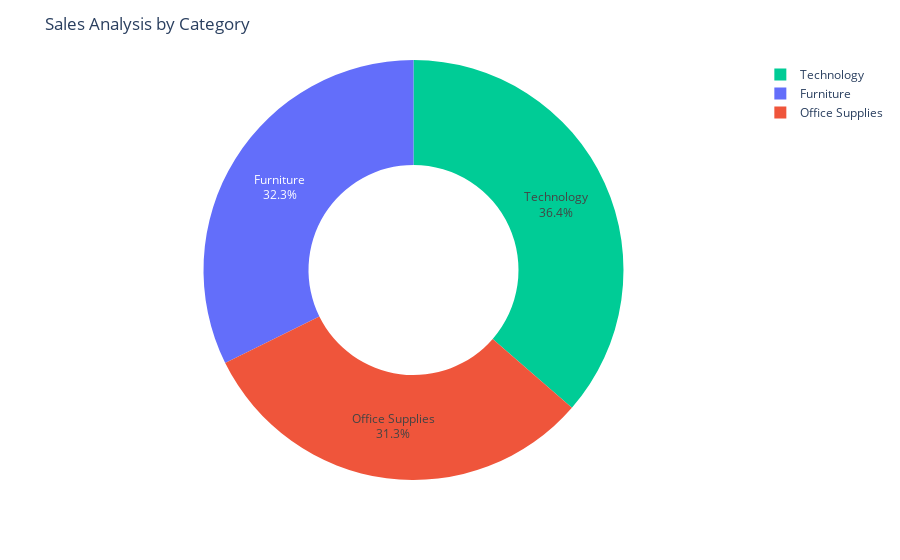

This figure's notebook cell:
### Code cell
fig=px.pie(Category_1,names='Category',values='Sales',color='Category',hole=0.5)
fig.update_traces(textposition='inside', textinfo='percent+label')
fig.update_layout(title_text='Sales Analysis by Category')
fig.show()

### Figure 1 — Plotly figure (JSON) as saved in the notebook; plotly's stock layout.template omitted (floating-point values rounded to 4 significant figures)
{"data": [{"customdata": [["Furniture"], ["Office Supplies"], ["Technology"]], "domain": {"x": [0, 1], "y": [0, 1]}, "hole": 0.5, "hovertemplate": "Category=%{customdata[0]}<br>Sales=%{value}<extra></extra>", "labels": ["Furniture", "Office Supplies", "Technology"], "legendgroup": "", "marker": {"colors": ["#636efa", "#EF553B", "#00cc96"]}, "name": "", "showlegend": true, "textinfo": "percent+label", "textposition": "inside", "type": "pie", "values": [742000.0, 719000.0, 836200.0]}], "layout": {"legend": {"tracegroupgap": 0}, "margin": {"t": 60}, "title": {"text": "Sales Analysis by Category"}}}
